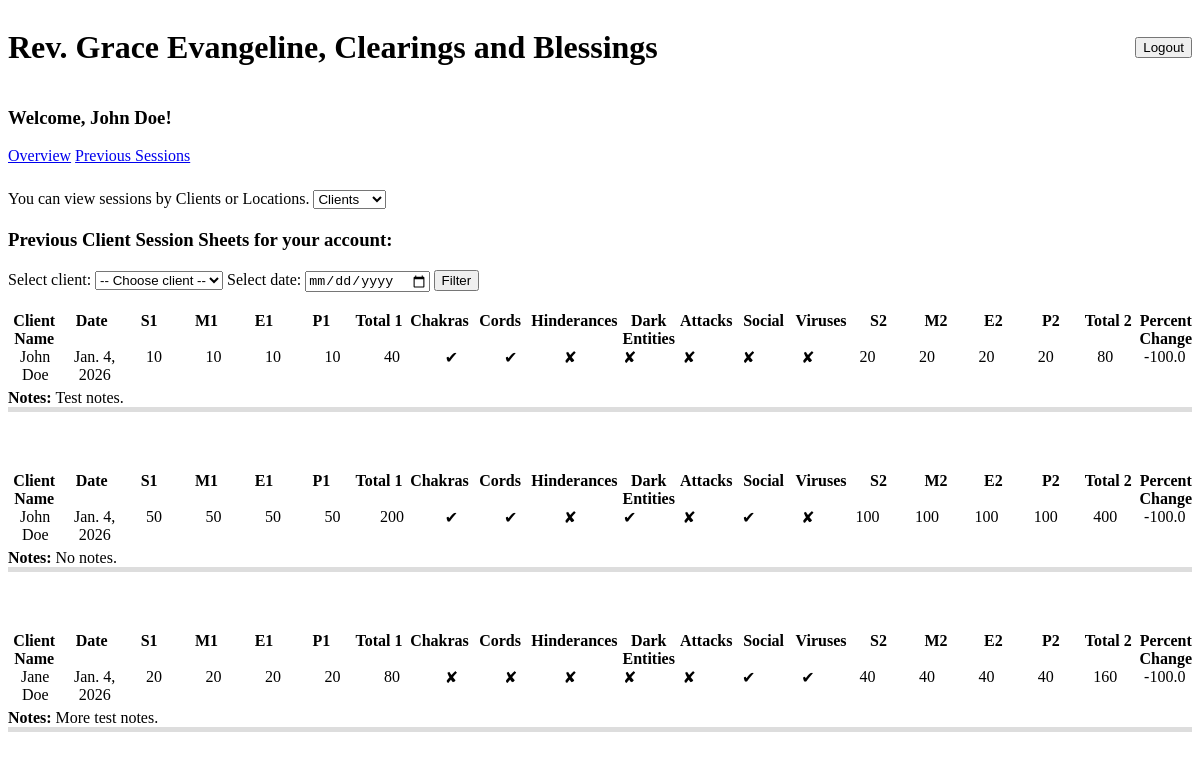
The app's page /user_prev_sessions/ (signed in) with its own data.
### app/models.py (models this page shows, shortened)
class Client(models.Model):
    profile=models.ForeignKey(Profile, on_delete=models.CASCADE, related_name="clients")
    first_name=models.CharField(max_length=15, null=True)
    last_name=models.CharField(max_length=20, null=True)
    email=models.EmailField(blank=True, null=True, unique=True)
    is_user=models.BooleanField(default=False, editable=False)
    def __str__(self):
        return f"{self.first_name} {self.last_name}"

class Session_Sheet(models.Model):
    client=models.ForeignKey(Client, on_delete=models.CASCADE, related_name="session_sheets")
    date=models.DateField()
    spiritual1=models.IntegerField(
        validators=[MinValueValidator(0), MaxValueValidator(100)])
    mental1=models.IntegerField(
        validators=[MinValueValidator(0), MaxValueValidator(100)])
    emotional1=models.IntegerField(
        validators=[MinValueValidator(0), MaxValueValidator(100)])
    physical1=models.IntegerField(
        validators=[MinValueValidator(0), MaxValueValidator(100)])
    chakras=models.BooleanField(default=False)
    cords=models.BooleanField(default=False)
    hinderances=models.BooleanField(default=False)
    dark_entities=models.BooleanField(default=False)
    attacks=models.BooleanField(default=False)
    social=models.BooleanField(default=False)
    viruses=models.BooleanField(default=False)
    spiritual2=models.IntegerField(
        validators=[MinValueValidator(0), MaxValueValidator(100)])
    mental2=models.IntegerField(
        validators=[MinValueValidator(0), MaxValueValidator(100)])
    emotional2=models.IntegerField(
        validators=[MinValueValidator(0), MaxValueValidator(100)])
    physical2=models.IntegerField(
        validators=[MinValueValidator(0), MaxValueValidator(100)])
    notes=models.TextField(null=True)
    @property
    def total1(self):
        return self.spiritual1 + self.mental1 + self.emotional1 + self.physical1
    @property
    def total2(self):
        return self.spiritual2 + self.mental2 + self.emotional2 + self.physical2
    @property
    def percent_change(self):
        if self.total1 == 0:
            return None
        return ((self.total1 - self.total2) / self.total1) * 100

### app/views.py (the view, shortened to what this page needs)
# urls.py: path("user_prev_sessions/", app.views.user_prev_sessions, name='user_prev_sessions'),
@login_required
def user_prev_sessions(request):
    profile = request.user.profile
    primary_client = profile.primary_client if profile.primary_client else None
    view_type = request.GET.get('view_type', 'client')
    if view_type == 'client':
        user_client = primary_client
        clients = Client.objects.filter(profile=user_client.profile)
        session_sheets = Session_Sheet.objects.filter(client__profile=user_client.profile)
        client_filter = request.GET.get('client')
        date_filter = request.GET.get('date')
        if client_filter:
            session_sheets = session_sheets.filter(client_id=client_filter)
        if date_filter:
            session_sheets = session_sheets.filter(date=date_filter)
        session_sheets = session_sheets.order_by('-date')
        context = {
            'user_client': user_client,
            'clients': clients,
            'session_sheets': session_sheets,
            'client_filter': int(client_filter) if client_filter else None,
            'date_filter': date_filter,
            'view_type': view_type,
            'primary_client': primary_client,
            'primary_client_first_name': primary_client.first_name if primary_client else None,
            'primary_client_last_name': primary_client.last_name if primary_client else None,
        }
    return render(request, 'user_prev_sessions.html', context)

### app/models.py (called while the page is built)
    @property
    def primary_client(self):
        return self.clients.get(is_user=True)

### app/templates/user_prev_sessions.html (shortened to what this page needs)
{% extends "user_profile.html" %}
{% load static %}
{% block extra_css %}
<link rel="stylesheet" href="{% static 'app/css/prev_session_sheets.css' %}">
<link rel="stylesheet" href="{% static 'app/css/prev_location_sheets.css' %}">
{% endblock %}
{% block content %}
<form method="get" id="viewTypeForm" style="margin-bottom: 20px; margin-top: 25px">
    <label for="view_type">You can view sessions by Clients or Locations.
        <select name="view_type" id="view-type" onchange="document.getElementById('viewTypeForm').submit();">
            <option value="client" {% if view_type == 'client' %}selected{% endif %}>Clients</option>
        </select>
    </label>
</form>
{% if view_type == 'client' %}
    <h3>Previous Client Session Sheets for your account:</h3>
    <form method="get" style="margin-bottom: 20px">
        <label for="client">Select client:</label>
        <select name="client" id="client" required>
            <option value="">-- Choose client --</option>
        </select>
        <label for="date">Select date:</label>
        <input type="date" name="date" id="date" value="{{ date_filter }}">
        <button type="submit">Filter</button>
    </form>
    {% if session_sheets %}
        {% for sheet in session_sheets %}
        <div class="session-sheet-grid">
            <div class="session-grid-header">
                <div>Client Name</div>
                <div>Date</div>
                <div>S1</div>
                <div>M1</div>
                <div>E1</div>
                <div>P1</div>
                <div>Total 1</div>
                <div>Chakras</div>
                <div>Cords</div>
                <div>Hinderances</div>
                <div>Dark Entities</div>
                <div>Attacks</div>
                <div>Social</div>
                <div>Viruses</div>
                <div>S2</div>
                <div>M2</div>
                <div>E2</div>
                <div>P2</div>
                <div>Total 2</div>
                <div>Percent Change</div>
            </div>
            <div class="session-sheet-row">
                <div>{{ sheet.client }}</div>
                <div>{{ sheet.date }}</div>
                <div>{{ sheet.spiritual1 }}</div>
                <div>{{ sheet.mental1 }}</div>
                <div>{{ sheet.emotional1 }}</div>
                <div>{{ sheet.physical1 }}</div>
                <div>{{ sheet.total1 }}</div>
                <div>
                    {% if sheet.chakras %}
                        &#10004
                    {% else %}
                        &#10008
                    {% endif %}
                </div>
                <div>
                    {% if sheet.cords %}
                        &#10004
                    {% else %}
                        &#10008
                    {% endif %}
                </div>
                <div>
                    {% if sheet.hinderances %}
                        &#10004
                    {% else %}
                        &#10008
                    {% endif %}
                </div>
                <div>
                    {% if sheet.dark_entities %}
                        &#10004
                    {% else %}
                        &#10008
                    {% endif %}
                </div>
                <div>
                    {% if sheet.attacks %}
                        &#10004
                    {% else %}
                        &#10008
                    {% endif %}
                </div>
                <div>
                    {% if sheet.social %}
                        &#10004
                    {% else %}
                        &#10008
                    {% endif %}
                </div>
                <div>
                    {% if sheet.viruses %}
                        &#10004
                    {% else %}
                        &#10008
                    {% endif %}
                </div>
                <div>{{ sheet.spiritual2 }}</div>
                <div>{{ sheet.mental2 }}</div>
                <div>{{ sheet.emotional2 }}</div>
                <div>{{ sheet.physical2 }}</div>
                <div>{{ sheet.total2 }}</div>
                <div>{{ sheet.percent_change }}</div>
            </div>
            <div class="session-sheet-notes" style="margin-bottom: 50px; margin-top: 5px">
                <strong>Notes:   </strong>
                {{ sheet.notes|default:"No notes provided." }}
            </div>
        </div>
        {% endfor %}
    {% else %}
        <p>No session sheets were found.</p>
    {% endif %}
{% endif %}
{% endblock %}

### app/templates/user_profile.html (shortened to what this page needs)
<!DOCTYPE html>
<html lang="en">
<head>
    <link href="https://cdn.jsdelivr.net/npm/select2@4.1.0-rc.0/dist/css/select2.min.css" rel="stylesheet" />
    {% load static %}
    <link rel="stylesheet" href="{% static 'app/css/prev_location_sheets.css' %}">
    <link rel="stylesheet" href="{% static 'app/css/prev_session_sheets.css' %}">
    <link rel="stylesheet" href="{% static 'app/css/update_forms.css' %}">
    {% block extra_css %}{% endblock %}
</head>
<body>
    <header style="display: flex; justify-content: space-between; align-items: center;">
        <h1>Rev. Grace Evangeline, Clearings and Blessings</h1>
    <form action="{% url 'logout' %}" method="post">
        <button type="submit">Logout</button>
    </form>
    </header>
    <main>
        <div class="secondary_navbar">
            <h3>Welcome, {{ primary_client_first_name }} {{ primary_client_last_name }}!</h3>
            <a href="{% url 'user_overview' %}">Overview</a>
            <a href="{% url 'user_prev_sessions' %}">Previous Sessions</a>
        </div>
        {% block content %}
        {% endblock %}
    </main>
</body>
</html>

### app/static/app/css/prev_session_sheets.css (style rules this page uses)
.session-sheet-grid { display: flex; flex-direction: column; margin-top: 10px; }
.session-grid-header, .session-sheet-row { display: grid; grid-template-columns: repeat(20, 1fr); text-align: center; gap: 5px; }
.session-grid-header { font-weight: bold; }
.session-sheet-row { font-weight: normal; }
.session-sheet-notes { grid-column: 1 / -1; text-align: left; border-bottom: 5px solid #ddd; }
.grid-header, .session-sheet-row { display: grid; text-align: center; font-weight: bold; gap: 5px; }

### records on screen
Client: first_name "John", last_name "Doe"
Session_Sheet: client "John Doe", date "Jan. 4, 2026", spiritual1 "10", mental1 "10", emotional1 "10", physical1 "10", total1 "40", spiritual2 "20", mental2 "20", emotional2 "20", physical2 "20", total2 "80", percent_change "-100.0", notes "Test notes."
Session_Sheet: client "John Doe", date "Jan. 4, 2026", spiritual1 "50", mental1 "50", emotional1 "50", physical1 "50", total1 "200", spiritual2 "100", mental2 "100", emotional2 "100", physical2 "100", total2 "400", percent_change "-100.0", notes "No notes."
Session_Sheet: client "Jane Doe", date "Jan. 4, 2026", spiritual1 "20", mental1 "20", emotional1 "20", physical1 "20", total1 "80", spiritual2 "40", mental2 "40", emotional2 "40", physical2 "40", total2 "160", percent_change "-100.0", notes "More test notes."
